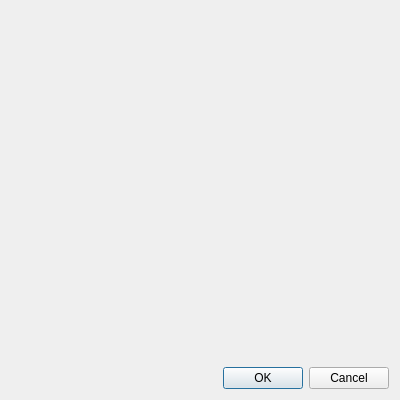
<?xml version="1.0" encoding="UTF-8"?>
<ui version="4.0">
 <class>CommentsDialog</class>
 <widget class="QDialog" name="CommentsDialog">
  <property name="geometry">
   <rect>
    <x>0</x>
    <y>0</y>
    <width>400</width>
    <height>400</height>
   </rect>
  </property>
  <property name="sizePolicy">
   <sizepolicy hsizetype="MinimumExpanding" vsizetype="MinimumExpanding">
    <horstretch>0</horstretch>
    <verstretch>0</verstretch>
   </sizepolicy>
  </property>
  <property name="windowTitle">
   <string>Edit Comments</string>
  </property>
  <layout class="QVBoxLayout" name="verticalLayout">
   <item>
    <widget class="Editor" name="textbox" native="true"/>
   </item>
   <item>
    <widget class="QDialogButtonBox" name="buttonBox">
     <property name="orientation">
      <enum>Qt::Horizontal</enum>
     </property>
     <property name="standardButtons">
      <set>QDialogButtonBox::Cancel|QDialogButtonBox::Ok</set>
     </property>
    </widget>
   </item>
  </layout>
 </widget>
 <customwidgets>
  <customwidget>
   <class>Editor</class>
   <extends>QWidget</extends>
   <header>calibre/gui2/comments_editor.h</header>
  </customwidget>
 </customwidgets>
 <resources/>
 <connections>
  <connection>
   <sender>buttonBox</sender>
   <signal>accepted()</signal>
   <receiver>CommentsDialog</receiver>
   <slot>accept()</slot>
   <hints>
    <hint type="sourcelabel">
     <x>229</x>
     <y>211</y>
    </hint>
    <hint type="destinationlabel">
     <x>157</x>
     <y>234</y>
    </hint>
   </hints>
  </connection>
  <connection>
   <sender>buttonBox</sender>
   <signal>rejected()</signal>
   <receiver>CommentsDialog</receiver>
   <slot>reject()</slot>
   <hints>
    <hint type="sourcelabel">
     <x>297</x>
     <y>217</y>
    </hint>
    <hint type="destinationlabel">
     <x>286</x>
     <y>234</y>
    </hint>
   </hints>
  </connection>
 </connections>
</ui>
